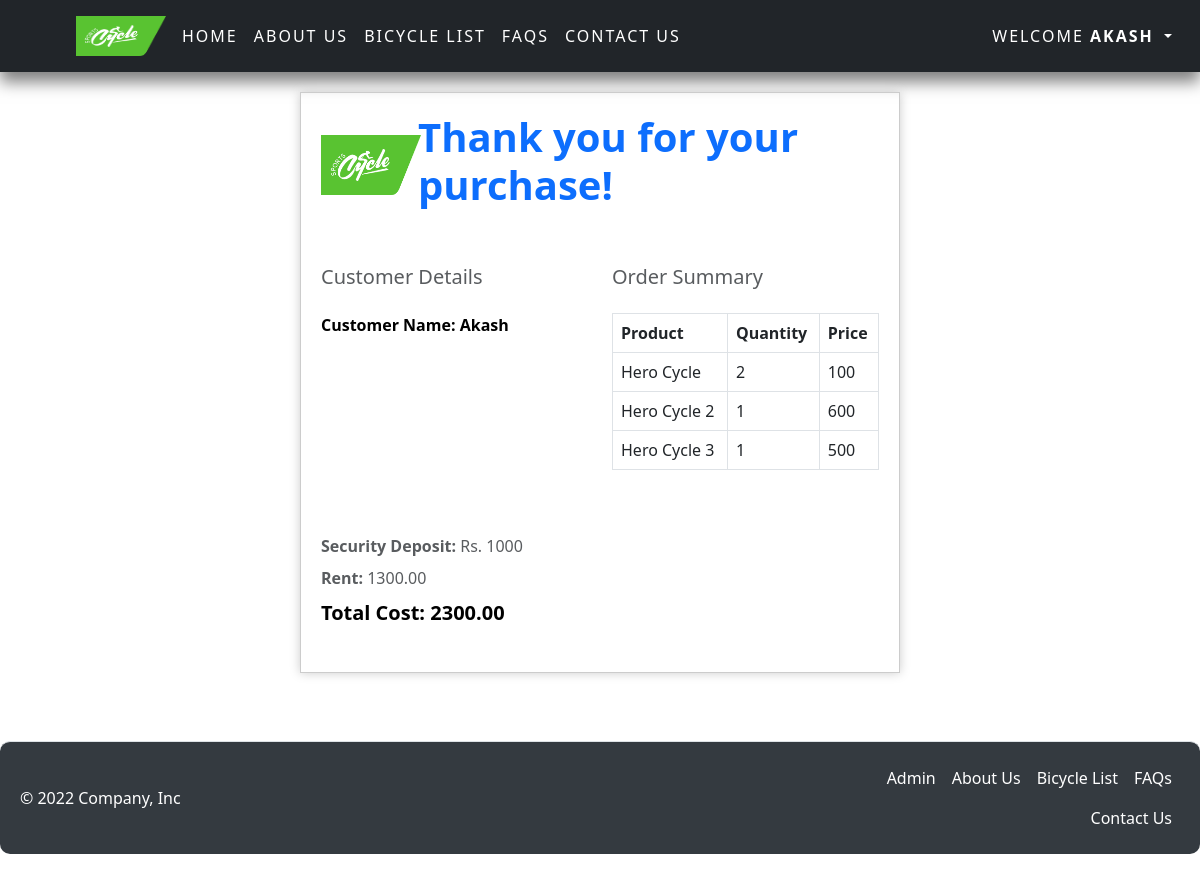
The page /invoice/ (signed in) on the database as committed earlier.
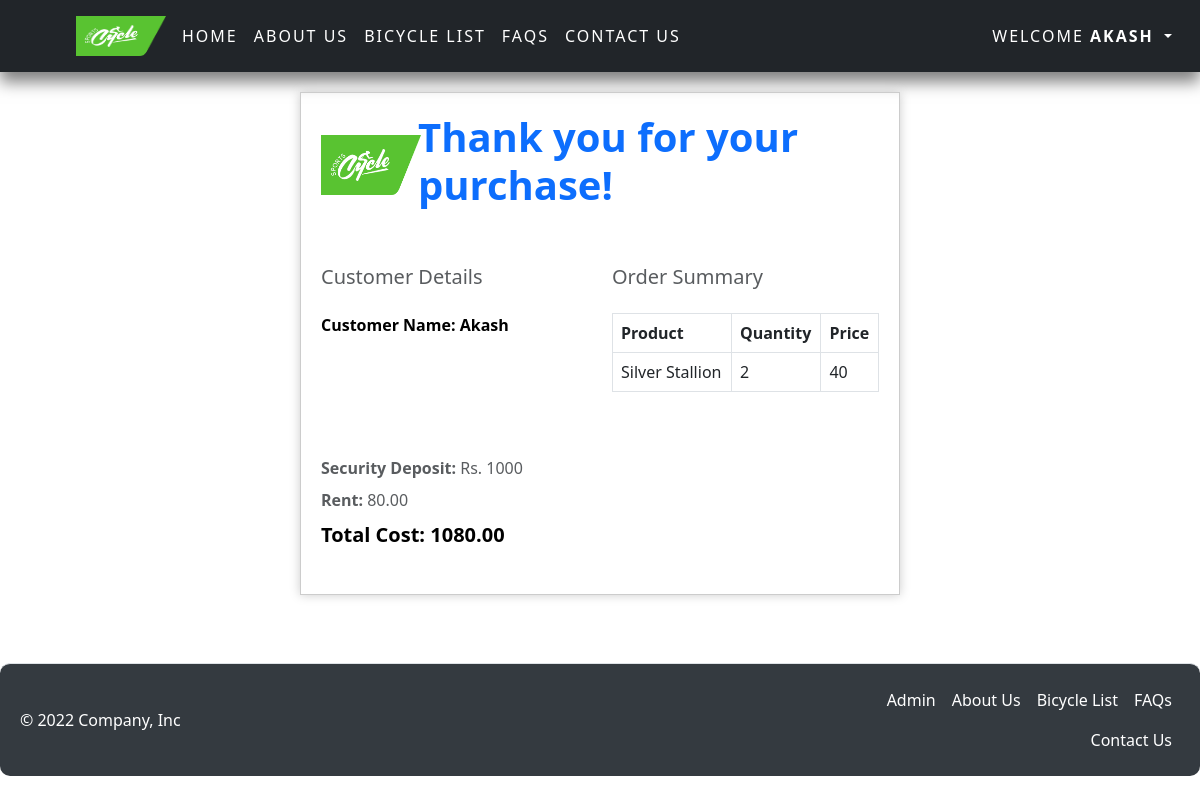
The same page on the database as committed later.
### app1/models.py (models this page shows, shortened)
class CartItem(models.Model):
    cart = models.ForeignKey(Cart, on_delete=models.CASCADE)
    product = models.ForeignKey(Product, on_delete=models.CASCADE)
    quantity = models.PositiveIntegerField(default=1)
    price = models.DecimalField(max_digits=10, decimal_places=2, default=0)
    image = models.ImageField(upload_to='images/', null=True, blank=True)

class Product(models.Model):
    product_id = models.AutoField(primary_key=True)
    slug = models.SlugField(unique=True, null=True, blank=True)
    product_name = models.CharField(max_length=50)
    product_price = models.IntegerField()
    product_quantity = models.IntegerField()
    image = models.ImageField(upload_to="media")

### app1/views.py (the view)
# urls.py: path('invoice/', views.invoice, name='inovice'),
def invoice(request):
    cart_items = CartItem.objects.filter(cart__user=request.user)
    total_price = sum(item.product.product_price *
                      item.quantity for item in cart_items)
    total_price = Decimal(total_price).quantize(Decimal('.01'))
    total_price_security = calculate_total_price(cart_items) + 1000
    context = {
        'total_price': total_price,
        'total_price_security': total_price_security,
        'items': cart_items,
    }
    return render(request, 'invoice.html', context)

### app1/views.py (called while the page is built)
def calculate_total_price(cart_items):
    total_price = sum(item.product.product_price *
                      item.quantity for item in cart_items)
    total_price = Decimal(total_price).quantize(Decimal('.01'))
    return total_price

### templates/invoice.html (shortened to what this page needs)
<head>
 </head>
{% extends 'base.html' %}
{% block content %}
{% load static %}
<link rel="stylesheet" href="{% static 'css/invoice.css' %}">
<section class="pb-4">
  <div class="custom-container">
    <div class="row align-items-center mb-5">
      <div class="col-md-2">
        <img
          src="/media/logo.jpg"
          alt="Logo"
          width="100"
          height="60"
          class="me-2"
        />
      </div>
      <div class="col-md-10">
        <h1 class="fw-bold text-primary">Thank you for your purchase!</h1>
      </div>
    </div>
    <div class="row">
      <div class="col-md-6">
        <h2 class="fs-5 text-muted mb-4">Customer Details</h2>
        <ul class="list-unstyled mb-0">
          <li class="text-black mb-2">
            <b> Customer Name: {{ request.user|title }} </b>
          </li>
        </ul>
      </div>
      <div class="col-md-6">
        <h2 class="fs-5 text-muted mb-4">Order Summary</h2>
        <div class="table-responsive">
          <table class="table table-bordered">
            <thead>
              <tr>
                <th>Product</th>
                <th>Quantity</th>
                <th>Price</th>
              </tr>
            </thead>
            <tbody>
              {% for item in items %}
              <tr>
                <td>{{ item.product.product_name }}</td>
                <td>{{ item.quantity }}</td>
                <td>{{ item.product.product_price }}</td>
              </tr>
              {% endfor %}
            </tbody>
          </table>
        </div>
      </div>
    </div>
    <div class="row mt-5">
      <div class="col-md-6">
        <ul class="list-unstyled">
          <li class="text-muted mb-2"><b>Security Deposit:</b> Rs. 1000</li>
          <li class="text-muted mb-2"><b>Rent:</b> {{ total_price }}</li>
          <li class="text-black mb-2">
            <div class="fs-5 text-black mb-4">
              <b>Total Cost: {{ total_price_security}}</b>
            </div>
          </li>
        </ul>
      </div>
    </div>
  </div>
</section>
{% endblock %}

### templates/base.html (shortened to what this page needs)
{% include "header.html" %}
 {% block content %} {% endblock %}
{% include "footer.html" %}

### templates/header.html (shortened to what this page needs)
{% load static %}
<html lang="en">
  <head>
    <link rel="stylesheet" href="{% static 'css/header.css' %}">
    <link href="https://cdn.jsdelivr.net/npm/bootstrap@5.3.0-alpha1/dist/css/bootstrap.min.css" rel="stylesheet">
<header class="p-3 text-bg-dark animate__animated animate__fadeInDown">
  <div class="container-fluid">
    <div class="d-flex flex-wrap align-items-center justify-content-center justify-content-lg-start">
      <a href="/" class="d-flex align-items-center mb-2 mb-lg-0 text-white text-decoration-none">
        <svg class="bi me-2" width="40" height="32" role="img" aria-label="Bootstrap"><use xlink:href="#bootstrap"></use></svg>
      </a>
<ul class="nav col-12 col-lg-auto me-lg-auto mb-2 justify-content-center mb-md-0">
  <img src="/media/logo.jpg" alt="Logo" width="90" height="40" class="me-2">
  <li><a href="/" class="nav-link px-2 text-bg-white {% if request.path == '/' %}active{% endif %}">Home</a></li>
  <li><a href="/aboutus" class="nav-link px-2 text-bg-white {% if request.path == '/aboutus/' %}active{% endif %}">About Us</a></li>
  <li><a href="/bicyclelist" class="nav-link px-2 text-bg-white {% if request.path == '/bicyclelist/' %}active{% endif %}">Bicycle List</a></li>
  <li><a href="/faqs" class="nav-link px-2 text-bg-white {% if request.path == '/faqs/' %}active{% endif %}">FAQs</a></li>
  <li><a href="/contact" class="nav-link px-2 text-bg-white {% if request.path == '/contact/' %}active{% endif %}">Contact Us</a></li>
</ul>
      <div class="text-end">
        {% if user.is_authenticated %}
        <ul class="navbar-nav ml-auto mb-2 mb-lg-0">
          <li class="nav-item dropdown">
            <a class="nav-link dropdown-toggle" href="#" role="button" data-bs-toggle="dropdown" aria-expanded="false">
              Welcome <b>{{ request.user|upper }}</b>
            </a>
          </li>
        </ul>
        {% else %}
        <a button type="button" class="btn btn-outline-light " href="/login" role="button">Login</a>
        {% endif %}
      </div>
    </div>
  </div>
</header>

### templates/footer.html (shortened to what this page needs)
<footer class="d-flex flex-wrap justify-content-between align-items-center py-3 my-4 border-top align-text-bottom" style="animation: fadeIn 1s ease">
  <p class="col-md-4 mb-0 text-white">© 2022 Company, Inc</p>
  <a href="/" class="col-md-4 d-flex align-items-center justify-content-center mb-3 mb-md-0 me-md-auto link-dark text-decoration-none">
    <svg class="bi me-2" width="40" height="32"><use xlink:href="#bootstrap"></use></svg>
  </a>
  <ul class="nav col-md-4 justify-content-end">
    <li class="nav-item"><a href="/admin" class="nav-link px-2 text-white">Admin</a></li>
    <li class="nav-item"><a href="/aboutus" class="nav-link px-2 text-white">About Us</a></li>
    <li class="nav-item"><a href="/bicyclelist" class="nav-link px-2 text-white">Bicycle List</a></li>
    <li class="nav-item"><a href="/faqs" class="nav-link px-2 text-white">FAQs</a></li>
    <li class="nav-item"><a href="/contact" class="nav-link px-2 text-white">Contact Us</a></li>
  </ul>
</footer>
</body>
</html>

### static/css/invoice.css (style rules this page uses)
.custom-container { max-width: 600px; margin: 20 auto; padding: 20px; border: 1px solid #ccc; box-shadow: 0 0 10px #ccc; }

### templates/header.html (style rules this page uses)
header { background-color: #333; box-shadow: 0px 10px 15px rgba(0, 0, 0, 0.5); }
header a.nav-link { letter-spacing: 2px; text-transform: uppercase; }
.nav-link { color: white; }

### templates/footer.html (style rules this page uses)
footer { background-color: #343a40; color: white; padding: 20px; border-radius: 10px; }

Rows that differ between the two databases and show on the page:
removed CartItem: product.product_name "Hero Cycle", quantity "2", product.product_price "100"
removed CartItem: product.product_name "Hero Cycle 2", quantity "1", product.product_price "600"
removed CartItem: product.product_name "Hero Cycle 3", quantity "1", product.product_price "500"
added CartItem: product.product_name "Silver Stallion", quantity "2", product.product_price "40"
Other text that changed with them:
{{ total_price }}: "1300.00" → "80.00"
{{ total_price_security }}: "2300.00" → "1080.00"
